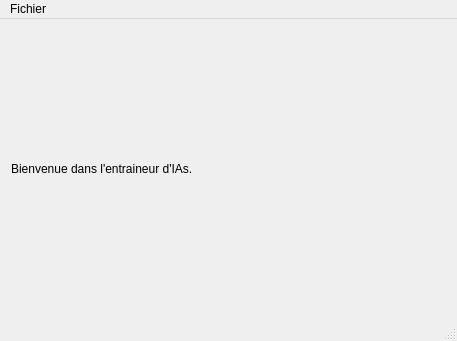
<?xml version="1.0" encoding="UTF-8"?>
<ui version="4.0">
 <class>MainWindow</class>
 <widget class="QMainWindow" name="MainWindow">
  <property name="geometry">
   <rect>
    <x>0</x>
    <y>0</y>
    <width>457</width>
    <height>341</height>
   </rect>
  </property>
  <property name="windowTitle">
   <string>IA</string>
  </property>
  <widget class="QWidget" name="centralWidget">
   <layout class="QVBoxLayout" name="verticalLayout">
    <item>
     <widget class="QLabel" name="label">
      <property name="text">
       <string>Bienvenue dans l'entraineur d'IAs.</string>
      </property>
     </widget>
    </item>
   </layout>
  </widget>
  <widget class="QMenuBar" name="menuBar">
   <property name="geometry">
    <rect>
     <x>0</x>
     <y>0</y>
     <width>457</width>
     <height>19</height>
    </rect>
   </property>
   <widget class="QMenu" name="menuFichier">
    <property name="title">
     <string>Fichier</string>
    </property>
    <addaction name="actionQuitter"/>
   </widget>
   <addaction name="menuFichier"/>
  </widget>
  <widget class="QStatusBar" name="statusBar"/>
  <action name="actionQuitter">
   <property name="text">
    <string>Quitter</string>
   </property>
  </action>
 </widget>
 <layoutdefault spacing="6" margin="11"/>
 <resources/>
 <connections>
  <connection>
   <sender>actionQuitter</sender>
   <signal>triggered()</signal>
   <receiver>MainWindow</receiver>
   <slot>close()</slot>
   <hints>
    <hint type="sourcelabel">
     <x>-1</x>
     <y>-1</y>
    </hint>
    <hint type="destinationlabel">
     <x>199</x>
     <y>149</y>
    </hint>
   </hints>
  </connection>
 </connections>
</ui>
